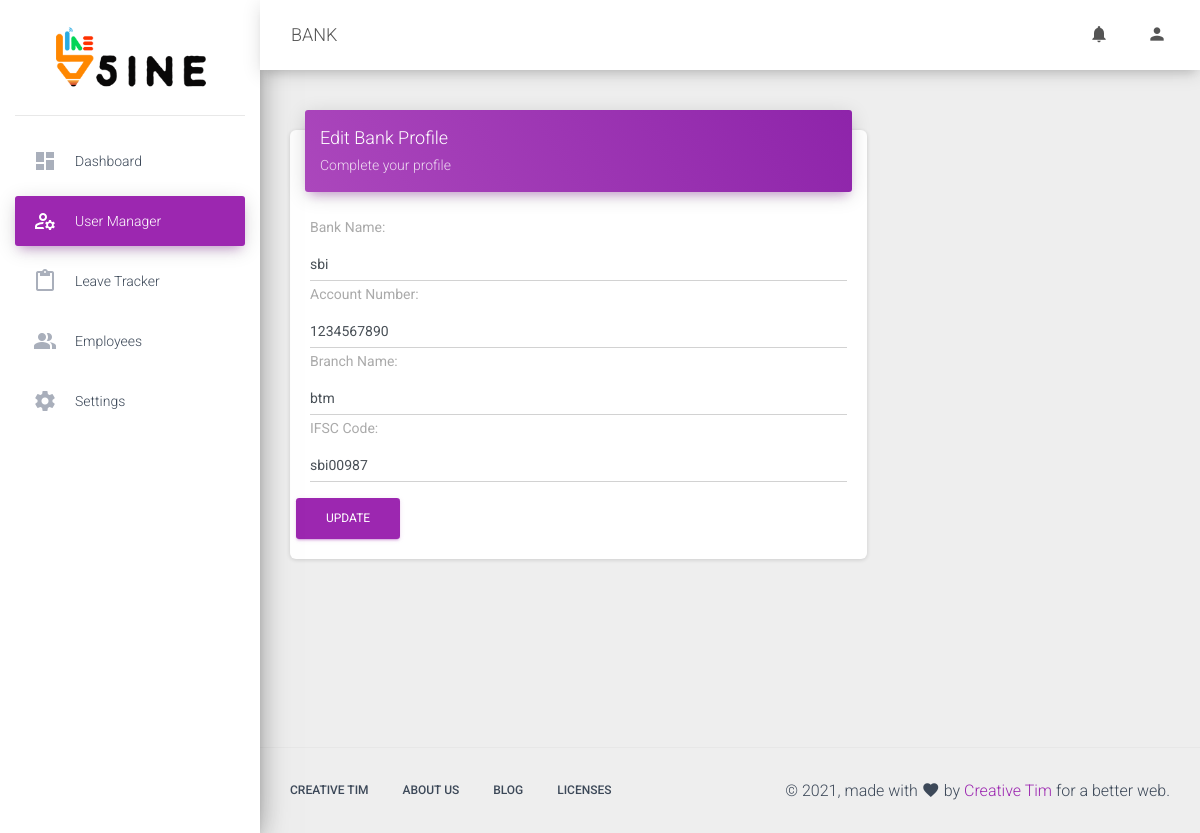
Page /user/profile/bank/ (signed in) on the committed database.
### employee/models.py (models this page shows, shortened)
class BankAccount(models.Model):
    Employee = models.OneToOneField(User, on_delete=models.CASCADE, related_name='employee_account',)
    Bank_Name = models.CharField(max_length=50, blank=True, null=True)
    Account_Number = models.CharField(max_length=50, blank=True, null=True)
    Branch_Name = models.CharField(max_length=50, blank=True, null=True)
    IFSC_Code = models.CharField(max_length=50, blank=True, null=True)
    timestamp = models.DateTimeField(auto_now_add=True)

### UserAuth/views.py (the view)
# urls.py: path('profile/bank/', bankPage, name="bank"),
@login_required
def bankPage(request):
    try:
        userNotif = UserNotification.objects.get(Employee=request.user.id)
    except:
        userNotif = False
    try:
        BankAccountEmployee = BankAccount.objects.get(Employee=request.user)
        initial_dict_BankAccount = {
            "Bank_Name" : BankAccountEmployee.Bank_Name,
            "Account_Number" : BankAccountEmployee.Account_Number,
            "Branch_Name" : BankAccountEmployee.Branch_Name,
            "IFSC_Code" : BankAccountEmployee.IFSC_Code,
        }
        if request.method == 'POST':
            BankAccountform = BankAccountForm(request.POST, initial = initial_dict_BankAccount)
            if BankAccountform.is_valid():
                BankAccountEmployee.Bank_Name = request.POST.get("Bank_Name")
                BankAccountEmployee.Account_Number = request.POST.get("Account_Number")
                BankAccountEmployee.Branch_Name = request.POST.get("Branch_Name")
                BankAccountEmployee.IFSC_Code = request.POST.get("IFSC_Code")
                BankAccountEmployee.save()
                return render(request, 'bank.html', { 'BankAccountform':BankAccountform, 'success': True, 'successMessage': 'Bank Account Updated Successfully', 'userNotif': userNotif})
        else:
            BankAccountform = BankAccountForm(initial = initial_dict_BankAccount)
    except:
        initial_dict_BankAccount = {}
        if request.method == 'POST':
            BankAccountform = BankAccountForm(request.POST, initial = initial_dict_BankAccount)
            if BankAccountform.is_valid():
                Bank_Name = request.POST.get("Bank_Name")
                Account_Number = request.POST.get("Account_Number")
                Branch_Name = request.POST.get("Branch_Name")
                IFSC_Code = request.POST.get("IFSC_Code")
                Employee = request.user
                user = BankAccount.objects.create(Bank_Name=Bank_Name,Account_Number=Account_Number, Branch_Name=Branch_Name, IFSC_Code=IFSC_Code, Employee=Employee)
                return render(request, 'bank.html', {'BankAccountform':BankAccountform,'success': True, 'successMessage': 'Bank Account Updated Successfully', 'userNotif': userNotif})
        else:
            BankAccountform = BankAccountForm(initial = initial_dict_BankAccount)
    return render(request, 'bank.html', {'BankAccountform':BankAccountform, 'userNotif': userNotif})

### employee/forms.py
class BankAccountForm(ModelForm):
    class Meta:
        model = BankAccount
        fields = ['Bank_Name','Account_Number','Branch_Name','IFSC_Code']

### UserAuth/templates/bank.html (shortened to what this page needs)
{% extends 'base.html' %}
{% load static %}
{% block css %}
<link href="{% static 'css/toastr.css'%}" rel="stylesheet" />
{% endblock %}
{% block content %}
{% include 'navbar.html' with userNotif=userNotif %}
      <div class="content">
        <div class="container-fluid">
          <div class="row">
            <div class="col-md-8">
                <div class="card">
                  <div class="card-header card-header-primary">
                    <h4 class="card-title">Edit Bank Profile</h4>
                    <p class="card-category">Complete your profile</p>
                  </div>
                  <div class="card-body">
                    <form method="POST">{% csrf_token %}
                      <div class="row">
                              <div class="col-md-12">
                                <div class="form-group">
                                  {{BankAccountform}}
                                </div>
                              </div>
                              <button type="submit" class="btn btn-primary">Update</button>
                      </div>
                    </form>
                  </div>
                </div>
            </div>
          </div>
        </div>
      </div>
{% endblock %}

### rows in the picture
BankAccount: Bank_Name "sbi", Account_Number "1234567890", Branch_Name "btm", IFSC_Code "sbi00987"

### other values in the picture
{{ request.resolver_match.url_name }} "BANK"
